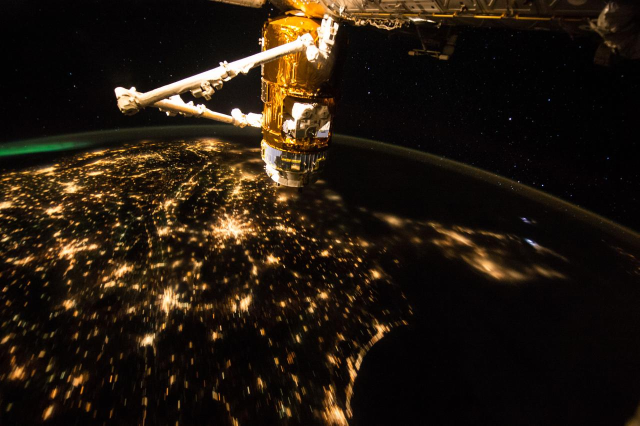
#> input picture backend/tests/fixtures/image_complexity/nasa-earth-iss045e013851.jpg, 1279 x 851 px (shown at 1/2 size)
$ python -i photo_scene.py   (imports and definitions only)   (older library calls are emulated)
#> lines starting #> are read from the running program, lines starting #| are printed output that depends on the picture; after the words box and inside, x2 and y2 are one past the last pixel; in counts of white or black regions, pixels touching at a corner belong together
from __future__ import annotations

from dataclasses import dataclass
from pathlib import Path
from typing import Protocol

import cv2
import numpy as np
from PIL import Image, ImageOps

from wmrm.adapters.images.detection import LocalizationBox

MAX_SAMPLE_DIMENSION = 256
LUMINANCE_ENTROPY_THRESHOLD = 4.5
QUANTIZED_COLOR_THRESHOLD = 128
COLOR_QUANTIZATION_STEP = 16
LUMINANCE_STANDARD_DEVIATION_THRESHOLD = 25.0
FLAT_GRADIENT_MAGNITUDE = 10.0
MAXIMUM_FLAT_GRADIENT_RATIO = 0.75
DARK_DETAIL_ENTROPY_THRESHOLD = 3.4
GRADIENT_ORIENTATION_MAGNITUDE = 20.0
GRADIENT_ORIENTATION_BIN_COUNT = 18
GRADIENT_ORIENTATION_ENTROPY_THRESHOLD = 3.9


@dataclass(frozen=True, slots=True)
class PhotoSceneAssessment:
    eligible: bool
    luminance_entropy: float
    quantized_color_count: int
    luminance_standard_deviation: float
    flat_gradient_ratio: float
    gradient_orientation_entropy: float
    matched_routes: tuple[str, ...]
    reasons: tuple[str, ...]


class PhotoSceneGate:
    """Conservatively identify photo-like pixels before optional VLM localization.

    The gate reads decoded pixels only. It does not inspect filenames, image metadata,
    model detections, text labels, or expected watermark coordinates.
    """

    def assess(self, path: Path) -> PhotoSceneAssessment:
        with Image.open(path) as source:
#> source is the input picture: PIL image 1279x851 RGB; mean R, G, B 35.4, 25.4, 15
            image = np.asarray(ImageOps.exif_transpose(source).convert("RGB"))
        height, width = image.shape[:2]
#> height = 851; width = 1279
        scale = min(1.0, MAX_SAMPLE_DIMENSION / max(width, height))
#> scale = 0.2
        if scale < 1.0:
            image = cv2.resize(
                image,
                (max(1, round(width * scale)), max(1, round(height * scale))),
                interpolation=cv2.INTER_AREA,
            )
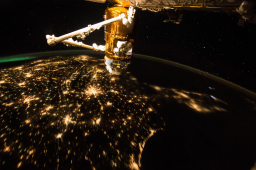
#> image: shape (170, 256, 3); mean R, G, B 35.4, 25.4, 15

        gray = cv2.cvtColor(image, cv2.COLOR_RGB2GRAY)
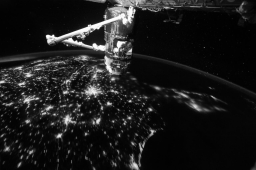
#> gray: shape (170, 256); min 0, max 253, mean 27.2
        histogram = np.bincount(gray.ravel(), minlength=256).astype(np.float64)
#> histogram = 256 values, max 4898 at index 5, min 0 at index 254, mean 170
        probabilities = histogram[histogram > 0] / histogram.sum()
#> probabilities = 254 values, max 0.113 at index 5, min 2.3e-05 at index 0, mean 0.00394
        luminance_entropy = float(-(probabilities * np.log2(probabilities)).sum())
#> luminance_entropy = 5.65

        quantized = image.astype(np.uint16) // COLOR_QUANTIZATION_STEP
        color_ids = quantized[:, :, 0] * 256 + quantized[:, :, 1] * 16 + quantized[:, :, 2]
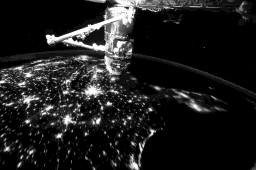
#> color_ids: shape (170, 256) uint16; min 0, max 4095, mean 477.3; drawn with min black and max white
        quantized_color_count = int(np.unique(color_ids).size)
#> quantized_color_count = 400
        luminance_standard_deviation = float(gray.std())
#> luminance_standard_deviation = 44.81
        gradient_x = cv2.Sobel(gray, cv2.CV_32F, 1, 0, ksize=3)
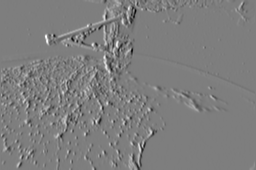
#> gradient_x: shape (170, 256) float32; min -858, max 875, mean -0.4; drawn with min black and max white
        gradient_y = cv2.Sobel(gray, cv2.CV_32F, 0, 1, ksize=3)
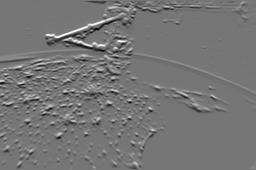
#> gradient_y: shape (170, 256) float32; min -791, max 911, mean -1.9; drawn with min black and max white
        gradient_magnitude = cv2.magnitude(gradient_x, gradient_y)
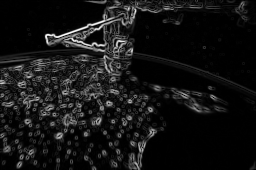
#> gradient_magnitude: shape (170, 256) float32; min 0, max 965, mean 79.4; drawn with min black and max white
        flat_gradient_ratio = float(np.mean(gradient_magnitude < FLAT_GRADIENT_MAGNITUDE))
#> flat_gradient_ratio = 0.45
        detailed = gradient_magnitude >= GRADIENT_ORIENTATION_MAGNITUDE
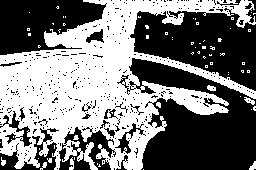
#> detailed: shape (170, 256) bool; 47.4% white; 66 white regions (57 under 20 px), largest, box (x1, y1, x2, y2) and area: (0, 0, 256, 170) 20077, (244, 97, 255, 105) 44, (69, 157, 74, 170) 41
        if np.any(detailed):
            orientation = np.arctan2(gradient_y[detailed], gradient_x[detailed])
            orientation_histogram = np.histogram(
                orientation,
                bins=GRADIENT_ORIENTATION_BIN_COUNT,
                range=(-np.pi, np.pi),
            )[0].astype(np.float64)
#> orientation_histogram = 18 values, max 1858 at index 4, min 834 at index 16, mean 1146.5
            orientation_probabilities = (
                orientation_histogram[orientation_histogram > 0] / orientation_histogram.sum()
            )
#> orientation_probabilities = 18 values, max 0.09 at index 4, min 0.0404 at index 16, mean 0.0556
            gradient_orientation_entropy = float(
                -(orientation_probabilities * np.log2(orientation_probabilities)).sum()
            )
#> gradient_orientation_entropy = 4.13
        else:
            gradient_orientation_entropy = 0.0

        matched_routes = []
        if (
            luminance_entropy >= LUMINANCE_ENTROPY_THRESHOLD
            and quantized_color_count >= QUANTIZED_COLOR_THRESHOLD
        ):
            matched_routes.append("color-diversity")
        if (
            luminance_standard_deviation >= LUMINANCE_STANDARD_DEVIATION_THRESHOLD
            and flat_gradient_ratio <= MAXIMUM_FLAT_GRADIENT_RATIO
        ):
            matched_routes.append("continuous-tone")
        if (
            luminance_entropy >= DARK_DETAIL_ENTROPY_THRESHOLD
            and luminance_standard_deviation >= LUMINANCE_STANDARD_DEVIATION_THRESHOLD
            and gradient_orientation_entropy >= GRADIENT_ORIENTATION_ENTROPY_THRESHOLD
        ):
            matched_routes.append("distributed-detail")

        eligible = bool(matched_routes)
        reasons = (
            (
                "像素通过以下通用照片证据路径："
                f"{', '.join(matched_routes)}。"
            ),
        ) if eligible else (
            "色彩多样性、连续色调和分散方向细节均不足，无法确认是自然照片场景。",
        )
        return PhotoSceneAssessment(
            eligible=eligible,
            luminance_entropy=round(luminance_entropy, 4),
            quantized_color_count=quantized_color_count,
            luminance_standard_deviation=round(luminance_standard_deviation, 4),
            flat_gradient_ratio=round(flat_gradient_ratio, 6),
            gradient_orientation_entropy=round(gradient_orientation_entropy, 4),
            matched_routes=tuple(matched_routes),
            reasons=reasons,
        )


class WatermarkLocalizer(Protocol):
    model_id: str
    model_revision: str
    runtime_metadata: dict

    def localize(self, image_path: Path, prompt: str) -> tuple[LocalizationBox, ...]: ...


class PhotoGatedLocalizer:
    """Allow an optional localizer to run only on conservatively photo-like pixels."""

    def __init__(
        self, localizer: WatermarkLocalizer, *, gate: PhotoSceneGate | None = None
    ) -> None:
        self._localizer = localizer
        self._gate = gate or PhotoSceneGate()
        self.model_id = localizer.model_id
        self.model_revision = localizer.model_revision
        self.runtime_metadata = {
            "kind": "photo-gated-localizer",
            "localizer": localizer.runtime_metadata,
            "photo_scene_gate": photo_scene_gate_metadata(),
        }

    def localize(self, image_path: Path, prompt: str) -> tuple[LocalizationBox, ...]:
        if not self._gate.assess(image_path).eligible:
            return ()
        return self._localizer.localize(image_path, prompt)


def photo_scene_gate_metadata() -> dict[str, int | float]:
    return {
        "maximum_sample_dimension": MAX_SAMPLE_DIMENSION,
        "minimum_luminance_entropy": LUMINANCE_ENTROPY_THRESHOLD,
        "minimum_quantized_color_count": QUANTIZED_COLOR_THRESHOLD,
        "color_quantization_step": COLOR_QUANTIZATION_STEP,
        "minimum_luminance_standard_deviation": LUMINANCE_STANDARD_DEVIATION_THRESHOLD,
        "flat_gradient_magnitude": FLAT_GRADIENT_MAGNITUDE,
        "maximum_flat_gradient_ratio": MAXIMUM_FLAT_GRADIENT_RATIO,
        "minimum_dark_detail_entropy": DARK_DETAIL_ENTROPY_THRESHOLD,
        "gradient_orientation_magnitude": GRADIENT_ORIENTATION_MAGNITUDE,
        "gradient_orientation_bin_count": GRADIENT_ORIENTATION_BIN_COUNT,
        "minimum_gradient_orientation_entropy": GRADIENT_ORIENTATION_ENTROPY_THRESHOLD,
    }

>>> result = PhotoSceneGate().assess('../../../../tests/fixtures/image_complexity/nasa-earth-iss045e013851.jpg')

$ run again, on backend/tests/fixtures/image_complexity/nasa-earth-iss074e0089803.jpg
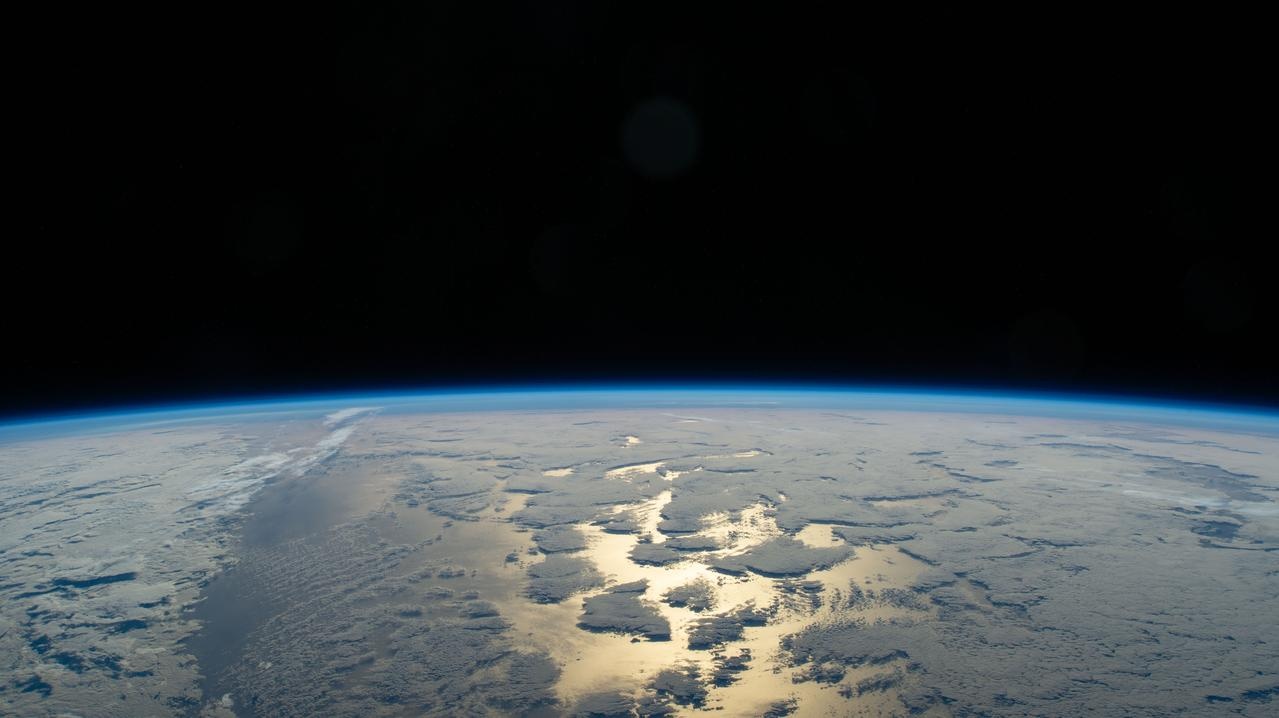
#> input picture backend/tests/fixtures/image_complexity/nasa-earth-iss074e0089803.jpg, 1279 x 718 px
#> in assess, source is the input picture: PIL image 1279x718 RGB; mean R, G, B 55.4, 61, 63
#> histogram = 256 values, max 13586 at index 1, min 0 at index 249, mean 144
#> probabilities = 249 values, max 0.369 at index 1, min 2.71e-05 at index 244, mean 0.00402
#> luminance_entropy = 5.16
#> luminance_standard_deviation = 67.37
#> in assess, `gradient_magnitude = cv2.magnitude(gradient_x, gradient_y)`:
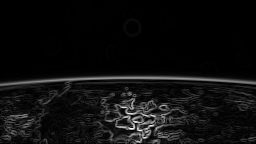
#> gradient_magnitude: shape (144, 256) float32; min 0, max 649, mean 36.5; drawn with min black and max white
#> flat_gradient_ratio = 0.547
#> in assess, `detailed = gradient_magnitude >= GRADIENT_ORIENTATION_MAGNITUDE`:
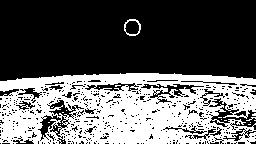
#> detailed: shape (144, 256) bool; 37% white; 20 white regions (18 under 20 px), largest, box (x1, y1, x2, y2) and area: (0, 73, 256, 144) 13492, (124, 19, 141, 36) 88
#> orientation = 13639 values, max 3.14 at index 47, min -3.14 at index 9225, mean -0.0467
#> orientation_histogram = 18 values, max 3071 at index 13, min 260 at index 0, mean 757.7
#> orientation_probabilities = 18 values, max 0.225 at index 13, min 0.0191 at index 0, mean 0.0556
#> gradient_orientation_entropy = 3.7
